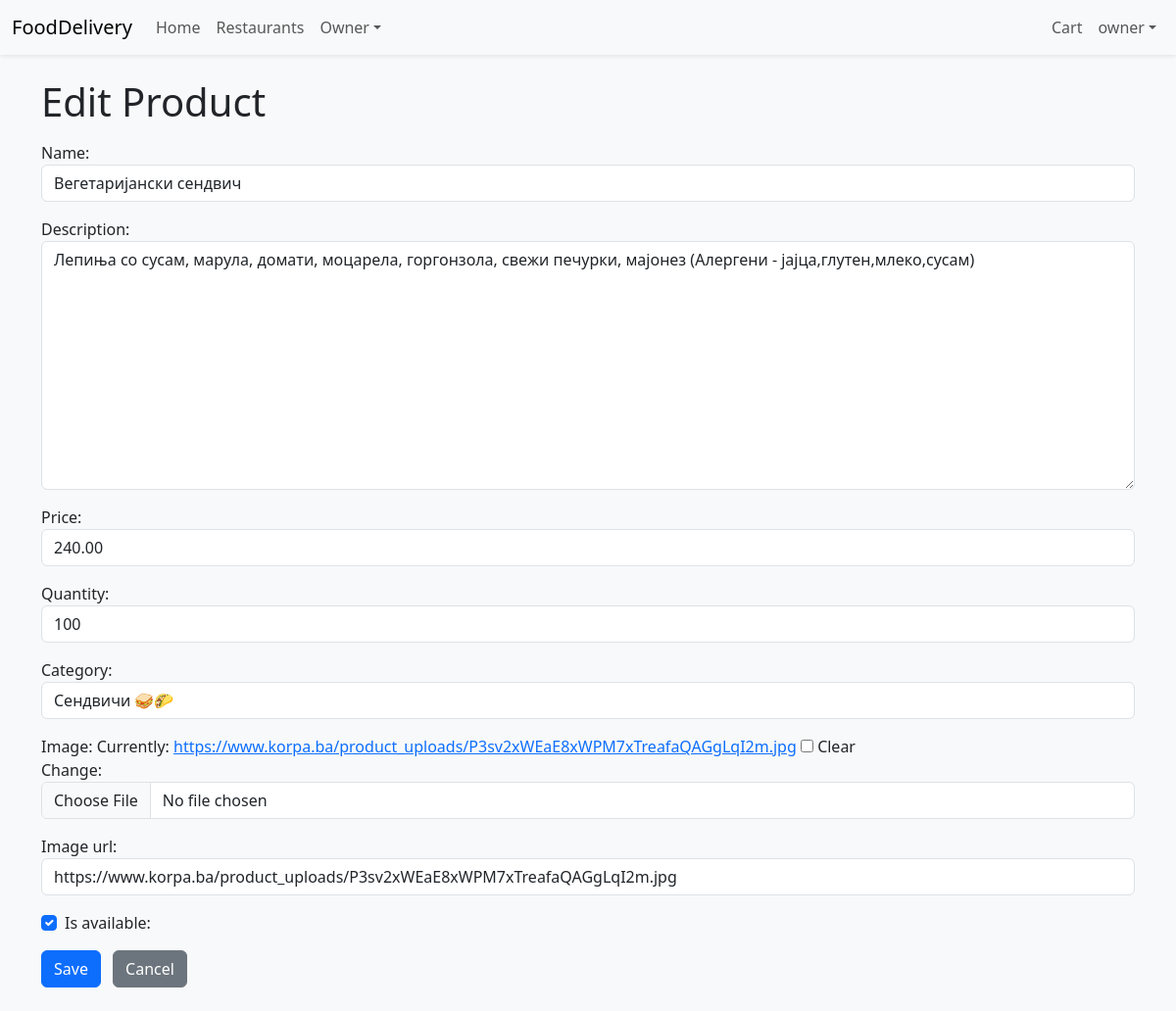
The page /restaurants/owner/products/266/edit/ (signed in) on the database its author committed.
### accounts/models.py (models this page shows, shortened)
class User(AbstractUser):
    ROLE_CUSTOMER = 'customer'
    ROLE_COURIER = 'courier'
    ROLE_OWNER = 'owner'
    ROLE_ADMIN = 'admin'
    ROLE_CHOICES: list[tuple[str, str]] = [
        (ROLE_CUSTOMER, 'Customer'),
        (ROLE_COURIER, 'Courier'),
        (ROLE_OWNER, 'Owner'),
        (ROLE_ADMIN, 'Administrator'),
    ]
    role = models.CharField(
        max_length=20,
        choices=ROLE_CHOICES,
        default=ROLE_CUSTOMER,
        help_text='Designates the role of the user in the platform.'
    )
    def is_courier(self) -> bool:
        return self.role == self.ROLE_COURIER
    def is_owner(self) -> bool:
        return self.role == self.ROLE_OWNER
    def is_admin(self) -> bool:
        return self.role == self.ROLE_ADMIN or self.is_superuser

### restaurants/models.py (models this page shows, shortened)
class Product(models.Model):
    restaurant = models.ForeignKey(
        Restaurant,
        on_delete=models.CASCADE,
        related_name='products',
        help_text='Restaurant that offers this product',
    )
    name = models.CharField(max_length=255)
    description = models.TextField(blank=True)
    price = models.DecimalField(max_digits=8, decimal_places=2)
    quantity = models.PositiveIntegerField(default=0)
    category = models.CharField(max_length=100, blank=True)
    image = models.ImageField(upload_to='products/', blank=True, null=True)
    image_url = models.URLField(blank=True) #added
    is_available = models.BooleanField(default=True)
    created_at = models.DateTimeField(auto_now_add=True)
    updated_at = models.DateTimeField(auto_now=True)
    class Meta:
        ordering = ['name']

### restaurants/views.py (the view, shortened to what this page needs)
# urls.py: path('owner/products/<int:pk>/edit/', ProductUpdateView.as_view(), name='product_edit'),
class ProductUpdateView(OwnerRequiredMixin, UpdateView):
    model = Product
    form_class = ProductForm
    template_name = 'restaurants/product_form.html'
    def get_queryset(self):
        return Product.objects.filter(restaurant__owner=self.request.user)

### restaurants/forms.py
class ProductForm(BaseBootstrapForm):
    class Meta:
        model = Product
        exclude = ('restaurant', 'created_at', 'updated_at')

### core/context_processors.py (called while the page is built)
def stripe_public_key(request):
    return {
        'STRIPE_PUBLIC_KEY': getattr(settings, 'STRIPE_PUBLIC_KEY', '')
    }

### restaurants/views.py (called while the page is built)
    def dispatch(self, request, *args, **kwargs):
        if not request.user.is_authenticated or not hasattr(request.user, 'role') or not request.user.is_owner():
            raise PermissionDenied("You do not have permission to access this page.")
        return super().dispatch(request, *args, **kwargs)

### templates/restaurants/product_form.html (shortened to what this page needs)
{% extends 'base.html' %}
{% block content %}
<div class="container">
  <h1 class="mb-3">{% if form.instance.pk %}Edit{% else %}Add{% endif %} Product</h1>
  <form method="post" enctype="multipart/form-data">
    {% for field in form %}
      {% if field.name == 'is_available' %}
        <div class="mb-3 form-check">
          {{ field }}
          {{ field.label_tag }}
        </div>
      {% else %}
        <div class="mb-3">
          {{ field.label_tag }}
          {{ field }}
        </div>
      {% endif %}
    {% endfor %}
    <button type="submit" class="btn btn-primary">Save</button>
    <a href="{% url 'restaurants:owner_restaurants' %}" class="btn btn-secondary ms-2">Cancel</a>
  </form>
</div>
{% endblock %}

### templates/base.html (shortened to what this page needs)
{% load static %}
<!DOCTYPE html>
<html lang="en">
<head>
  <link href="https://cdn.jsdelivr.net/npm/bootstrap@5.3.2/dist/css/bootstrap.min.css" rel="stylesheet">
  <link rel="stylesheet" href="{% static 'css/styles.css' %}">
  <link rel="stylesheet" href="https://cdn.jsdelivr.net/npm/bootstrap-icons@1.10.5/font/bootstrap-icons.css">
</head>
<body>
<nav class="navbar navbar-expand-lg navbar-light bg-light shadow-sm">
  <div class="container-fluid">
    <a class="navbar-brand" href="{% url 'home' %}">FoodDelivery</a>
    <div class="collapse navbar-collapse" id="navbarSupportedContent">
      <ul class="navbar-nav me-auto mb-2 mb-lg-0">
        <li class="nav-item"><a class="nav-link" href="{% url 'home' %}">Home</a></li>
        <li class="nav-item"><a class="nav-link" href="{% url 'restaurants:list' %}">Restaurants</a></li>
        {% if user.is_authenticated %}
          {% if user.is_owner %}
            <li class="nav-item dropdown">
              <a class="nav-link dropdown-toggle" href="#" id="ownerMenu" role="button" data-bs-toggle="dropdown"
                 aria-expanded="false">Owner</a>
            </li>
          {% endif %}
        {% endif %}
      </ul>
      <ul class="navbar-nav mb-2 mb-lg-0">
        {% if user.is_authenticated %}
          <li class="nav-item"><a class="nav-link" href="{% url 'orders:cart' %}">Cart</a></li>
          <li class="nav-item dropdown">
            <a class="nav-link dropdown-toggle" href="#" id="userMenu" role="button" data-bs-toggle="dropdown"
               aria-expanded="false">{{ user.get_full_name|default:user.username }}</a>
          </li>
        {% else %}
          <li class="nav-item"><a class="nav-link" href="{% url 'accounts:login' %}">Login</a></li>
          <li class="nav-item"><a class="nav-link" href="{% url 'accounts:register' %}">Register</a></li>
        {% endif %}
      </ul>
    </div>
  </div>
</nav>
<main class="py-4">
  {% block content %}{% endblock %}
</main>
</body>
</html>

### static/css/styles.css (style rules this page uses)
body { background-color: #f8f9fa; }
main { min-height: 80vh; }

### rows shown on the page
User: get_full_name "owner"
Product: form "Вегетаријански сендвич" "Лепиња со сусам, марула, домати, моцарела, горгонзола, свежи печурки, мајoнез (Алергени - јајца,глутен,млеко,сусам)" "240.00" "100" "Сендвичи 🥪🌮" "https://www.korpa.ba/product_uploads/P3sv2xWEaE8xWPM7xTreafaQAGgLqI2m.jpg", form "☑"

### other values the page prints
{{ field.label_tag }} "Name:" "Description:" "Price:" "Quantity:" "Category:" "Image:" "Image url:"
{{ field.label_tag }} "Is available:"
